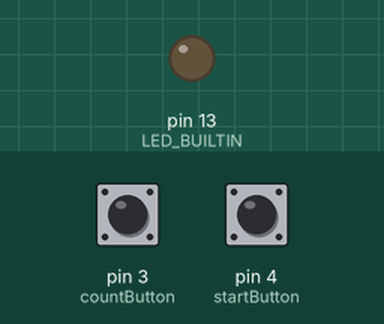
Simulated run of this sketch. Board: Arduino Uno, built with avr-gcc and run on an emulated ATmega328P. Parts: output pins drawn as LEDs (lit = HIGH). Dashed ring = blinking. The inputs (shaded band) are chosen by the test bench; at power-on: pin 4 (startButton) HIGH, pin 3 (countButton) HIGH.

Above: at 1.2 s.
1.3 s: pin 4 (startButton) pulled LOW for 0.15 s
At 1.54 s:
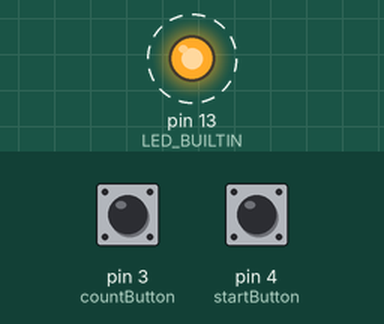
Timing chart, 0 to 4.3 s (numbered marks = the images above; inputs shaded):
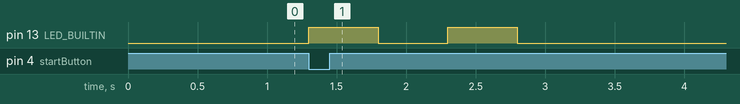

The sketch:

uloha_skola2.ino.ino
```cpp
/*
 * Blinking LED with millis and interrupt
 * Written by raton for school assignment 12.Nov.2021

Buttons are connected to pins 3 and 4. Button on pin 3 adds 1 to variable, whenever it's pressed.
If you press second button, that value is transferred to different one and original variable is reset (so you can start adding up numbers again)
LED blinks 0.5s ON and 0.5s OFF. Number of blinks is determined by button presses.
*/

//******** pin definition ******
#define countButton 3
#define startButton 4
//****** blinking delay ******
#define LEDdelay 500
//******** global variables ******
short blinkCounter; //LED blink counter
short buttonPressCounter = 2; //counter for button press, blinks 2x by default
bool buttonState; //state of the button
bool prevButtonState; //previous state of button
bool LEDState; //stores state of led (changed in blinking function)
long previousMillis = 0; //for millis timing

//******* SETUP ******
void setup()
{
  pinMode(LED_BUILTIN, OUTPUT);
  pinMode(countButton, INPUT_PULLUP);
  pinMode(startButton, INPUT_PULLUP);
  attachInterrupt(digitalPinToInterrupt(countButton), button_ISR, FALLING); //calls button_ISR function when count button is pressed

}
//******* FUNCTIONS ******
void blinking() //takes care of blinking
{
  if( (millis()- previousMillis) >= LEDdelay){
    LEDState = !LEDState;// changes the state of LED
    previousMillis=millis();// remember current millis() time
    blinkCounter --;
  }
 digitalWrite(LED_BUILTIN,LEDState);
}

void button_ISR(){ //ISR function.. gets caled whenever count button is pressed
  buttonPressCounter ++ ;
}

void loop()
{
 buttonState = !digitalRead(startButton); //reads start button
  if ((buttonState == 1) && (prevButtonState == 0) && (blinkCounter ==0)){  //when button is pressed after not being pressed AND there isnt blinking in action
    blinkCounter = buttonPressCounter*2; //stores value from button counter to blink counter *2 (one for every flip ON>OFF or OFF>ON)
    buttonPressCounter = 0; //clears button counter
    prevButtonState = 1; //prevents holding start button
  }
  if ((buttonState == 0) && (prevButtonState == 1)){ // prevents holding start button
    prevButtonState = 0;
  }
  if (blinkCounter >0){ //calls blinking function, if there are numbers left in counter
    blinking();
  }

}
```

main__2_.c
```cpp
#include <stdio.h>
int sw = 0; // switch
void house(int Hwidth, int Hheight);
void roof(int Rwidth);
int main()
{
    int width;
    int height;
    printf("sirka: ");
    scanf("%d", &width);
    if (width%2==0)
    {
        printf("sirka neni licha ");
        return 1;
    }
    printf("vyska: ");
    scanf("%d", &height);

    if (width < 3 || height < 3)
    {
        printf("moc nizke cislo");
        return 1;
    }

    roof(width);
    house(width,height);


    return 0;
}

void house(int Hwidth, int Hheight)
{
    for (int i = 1;i<=Hheight;i++)
     {
         for (int j=1;j<=Hwidth;j++)
             {
                 if (i > 1 && i < Hheight && j>1 && j< Hwidth)
                    {


                        if (sw==1)
                          printf("*");
                        else
                          printf(".");
                        sw = !sw;
                    }
                else
                {
             printf("X");
                }
             }
         printf("\n");
     }


}

void roof(int Rwidth)
{
    int avrg = (Rwidth+1)/2;
   // printf("prumer: %d \n",avrg);
   for (int i = 0;i<avrg;i++)   //rows
     {
         for (int j = 1;j<=Rwidth;j++)   //colum
        {
             if (j == avrg-i)
             {
                printf("X");
             }
            else if (j == avrg+i)
            {
              printf("X");
            }
            else
            {
                printf(" ");
            }

     }
     printf("\n");
     }


}
```

Measured:
- after the input at 1.3 s, pin 13 (LED_BUILTIN): alternates HIGH for 0.50 s and LOW for 0.50 s, 4 changes in all, then stays LOW, starting at once
